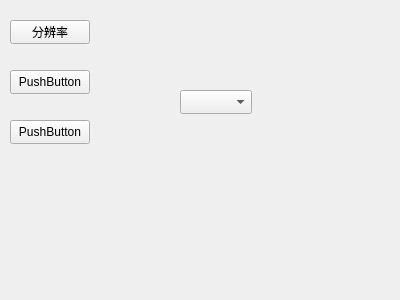
<?xml version="1.0" encoding="UTF-8"?>
<ui version="4.0">
 <class>SettingDialog</class>
 <widget class="QWidget" name="SettingDialog">
  <property name="geometry">
   <rect>
    <x>0</x>
    <y>0</y>
    <width>400</width>
    <height>300</height>
   </rect>
  </property>
  <property name="windowTitle">
   <string>Form</string>
  </property>
  <widget class="QStackedWidget" name="stackedWidget">
   <property name="geometry">
    <rect>
     <x>120</x>
     <y>70</y>
     <width>221</width>
     <height>141</height>
    </rect>
   </property>
   <widget class="QWidget" name="page">
    <widget class="QComboBox" name="resolutionComboBox">
     <property name="geometry">
      <rect>
       <x>60</x>
       <y>20</y>
       <width>72</width>
       <height>24</height>
      </rect>
     </property>
    </widget>
   </widget>
   <widget class="QWidget" name="page_2"/>
  </widget>
  <widget class="QPushButton" name="pushButton">
   <property name="geometry">
    <rect>
     <x>10</x>
     <y>20</y>
     <width>80</width>
     <height>24</height>
    </rect>
   </property>
   <property name="text">
    <string>分辨率</string>
   </property>
  </widget>
  <widget class="QPushButton" name="pushButton_2">
   <property name="geometry">
    <rect>
     <x>10</x>
     <y>70</y>
     <width>80</width>
     <height>24</height>
    </rect>
   </property>
   <property name="text">
    <string>PushButton</string>
   </property>
  </widget>
  <widget class="QPushButton" name="pushButton_3">
   <property name="geometry">
    <rect>
     <x>10</x>
     <y>120</y>
     <width>80</width>
     <height>24</height>
    </rect>
   </property>
   <property name="text">
    <string>PushButton</string>
   </property>
  </widget>
 </widget>
 <resources/>
 <connections/>
</ui>
